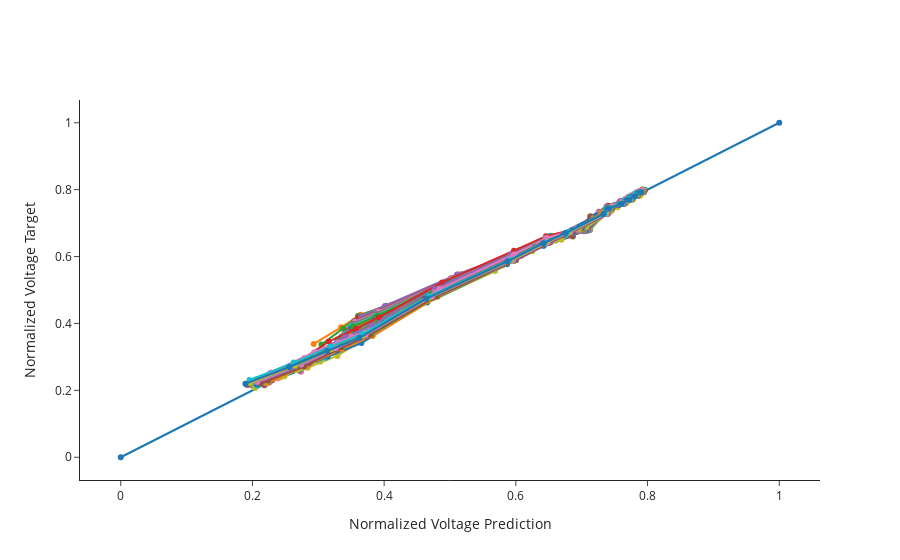

The notebook cell this image was saved under:
### Markdown cell above
## Parity Plot of Test Error

### Code cell
skip = 20

fig = go.Figure()
fig.add_trace(go.Scatter(x=[0, 1], y=[0, 1], showlegend=False, mode="markers+lines"))
for i in range(0, len(datasets["X_test"]), batch_size * skip):
    df_pred = pd.DataFrame(model.predict(datasets["X_test"][i : i + batch_size], verbose=0)[:, :, 0])
    df_train = pd.DataFrame(datasets["y_test"][i : i + batch_size][:, :, 0])
    fig.add_trace(
        go.Scatter(
            x=df_pred[0].values,
            y=df_train[0].values,
            showlegend=False,
            mode="markers+lines",
        )
    )

fig.update_yaxes(title="Normalized Voltage Target")
fig.update_xaxes(title="Normalized Voltage Prediction")
fig.update_layout(template="simple_white")
